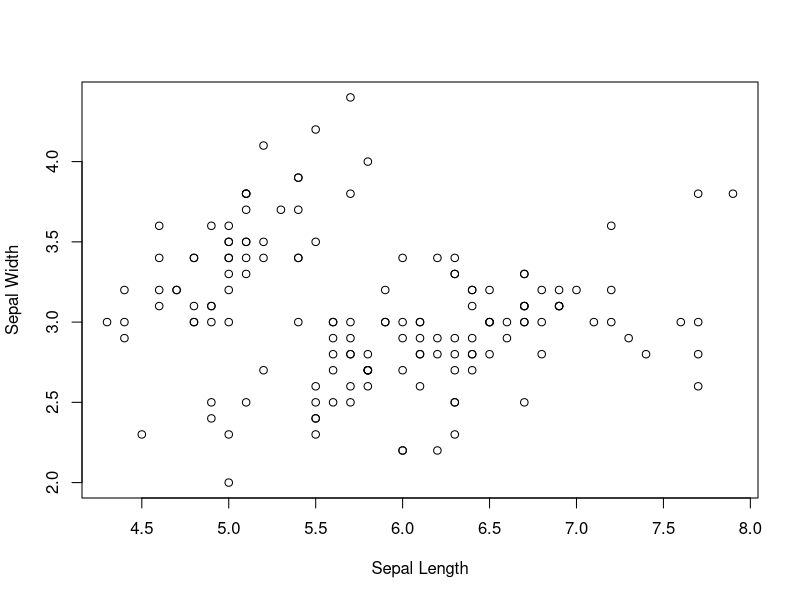

This figure's R source: (Note: this script raises an error after producing the figure.)
#' ---
#' title: "Analysis of the Iris Data"
#' author: "Lester Cajegas"
#' output: 
#'   pdf_document:
#'      fig_caption: yes
#' ---
#' 
#' ###Objective
#' This paper discusses the findings and insights gleaned on the Iris dataset,
#' with emphasis on the use of statistical methodologies and its results.
#' 
#' This paper further delves into the actionable insights:
#' 
#'    * List down 3 wackiest stuff found on the web
#'    * Plot all the relevant graphs
#'      
#' The equation below shows the probability density function of the normal distribution [^1]:
#' [^1]: Wikipedia article
#'  > $N(\mu,\sigma) = \frac{1}{\sqrt{2\pi\sigma}}e^{-(\frac{x-\mu}{\sigma})^{2}}$ 
#' 
#' This analysis aims to uncover the trends in the genomics data.

#+ include=FALSE
library(ggplot2)
attach(iris)
library(knitr)

#+ echo=F, fig.lp ="Fig:", fig.cap ="Sepal Width vs Length"
plot(Sepal.Length,Sepal.Width, xlab='Sepal Length', ylab='Sepal Width')

update_packages("magrittr")


#' ##### Page Break

#+ echo=F, message=F, fig.lp ="Fig:", fig.cap='Distribution of Sepal Length across different Species'
boxplot(Sepal.Length~Species, main="Boxplot", xlab="Species", ylab="Sepal Length", subset=Sepal.Width,col=c("#2a52be","#990000","#228B22"))


#+ 